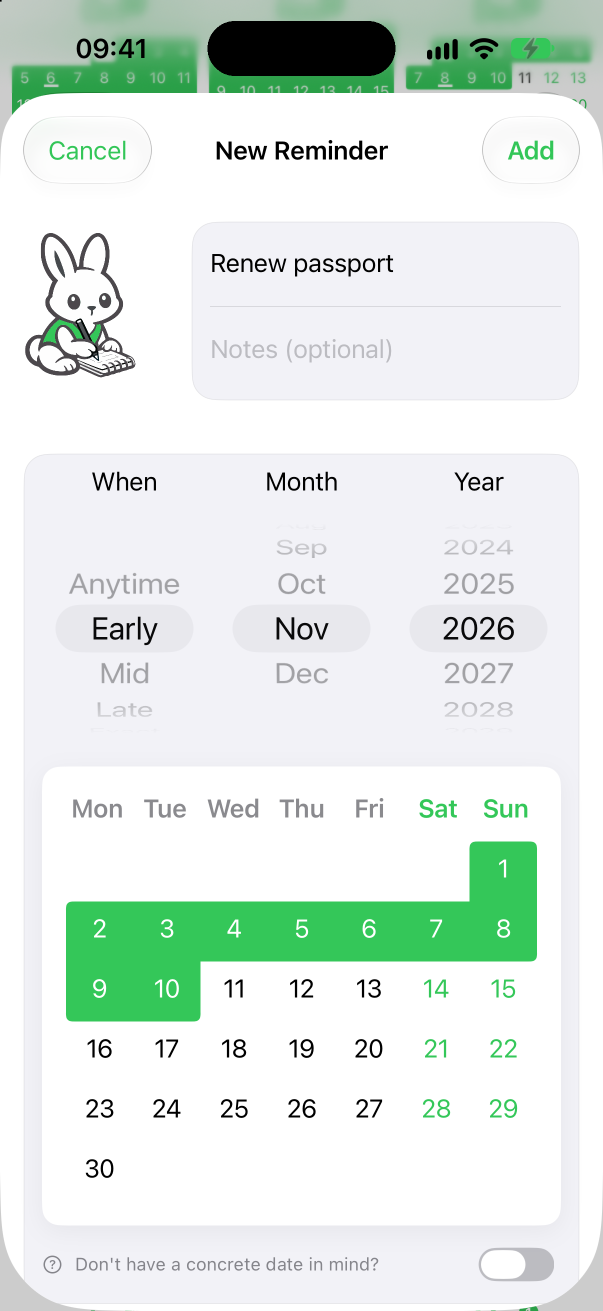
#> input picture _gen/raw/create-approx.png, 1206 x 2622 px (shown at 1/2 size); its folder holds only this picture in this run
$ python frame_web.py
#> lines starting #> are read from the running program, lines starting #| are printed output that depends on the picture; after the words box and inside, x2 and y2 are one past the last pixel; in counts of white or black regions, pixels touching at a corner belong together
#!/usr/bin/env python3
"""Frame the raw simulator captures in _gen/raw/ in an iPhone shell and export WebP to
assets/guides/. Shell geometry copied from AlarmPlanner's website/_gen/frame_web.py (the
version whose side buttons don't clip). Raw captures: iPhone 17 sim, 1206x2622, light mode,
status bar overridden to 9:41. The Dynamic Island + camera is painted on at framing time (see
paint_island). Run: python3 _gen/frame_web.py"""
import os
from PIL import Image, ImageDraw

HERE = os.path.dirname(os.path.abspath(__file__))
RAW = os.path.join(HERE, "raw")
OUT = os.path.join(HERE, "..", "assets", "guides")
FINAL = (640, 1384)          # keeps the 1206x2622 capture's aspect inside the shell
SCREEN_R_RATIO, BEZEL_RATIO, RIM_RATIO = 0.145, 0.030, 0.011
RIM_COLOR = (0x2C, 0x2C, 0x2D, 255)

# Dynamic Island in the raw 1206x2622 capture. simctl screenshots often omit it, and the simulator
# never draws the camera, so both are painted here: a black pill plus the front camera at its
# right end (a dark lens with a faint ring and a small blue-violet glint, as on a real iPhone).
ISLAND = (415, 42, 790, 151)

def paint_island(img):
    img = img.convert("RGB")
#> img is the input picture: PIL image 1206x2622 RGB; mean R, G, B 224, 234.8, 228.6
    x0, y0, x1, y1 = ISLAND
    h = y1 - y0
    ImageDraw.Draw(img).rounded_rectangle(ISLAND, radius=h // 2, fill=(0, 0, 0))
    k = 4                                            # draw the lens at 4x, then downsample: smooth edges
    box = (x1 - h, y0, x1, y1)                       # square at the island's right end
    layer = Image.new("RGBA", (h * k, h * k), (0, 0, 0, 0))
#> layer: PIL image 436x436 RGBA; every value is 0
    d = ImageDraw.Draw(layer)
    c = h * k / 2
    def circ(r, fill): d.ellipse([c - r, c - r, c + r, c + r], fill=fill)
    R = h * k * 0.19
    circ(R, (26, 26, 33, 255))                       # outer ring
    circ(R * 0.78, (10, 10, 16, 255))                # lens body
    circ(R * 0.42, (16, 18, 34, 255))                # inner glass
    d.ellipse([c - R * 0.36, c - R * 0.40, c - R * 0.08, c - R * 0.12], fill=(58, 66, 120, 180))  # glint
    lens = layer.resize((h, h), Image.LANCZOS)
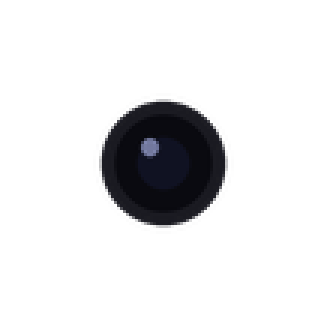
#> lens: PIL image 109x109 RGBA (shown 3 times larger); mean R, G, B, A 2.3, 2.3, 3.4, 28.8; transparent parts drawn white
    img.paste(lens, box[:2], lens)
    return img

def shell_with_buttons(img):
    img = img.convert("RGBA")
#> img: PIL image 1206x2622 RGBA
    sw, height = img.size
#> sw = 1206; height = 2622
    scr_r = int(sw * SCREEN_R_RATIO); bez = max(6, int(sw * BEZEL_RATIO))
#> after `scr_r = int(sw * SCREEN_R_RATIO)`: scr_r = 174
#> after `bez = max(6, int(sw * BEZEL_RATIO))`: bez = 36
    rimw = max(2, int(sw * RIM_RATIO)); bwid = max(3, rimw * 2)
#> after `rimw = max(2, int(sw * RIM_RATIO))`: rimw = 13
#> after `bwid = max(3, rimw * 2)`: bwid = 26
    fw, fh = sw + (bez + rimw) * 2, height + (bez + rimw) * 2
#> fw = 1304; fh = 2720
    W, H = fw + bwid * 2, fh
#> W = 1356; H = 2720
    ox = bwid
#> ox = 26
    out = Image.new("RGBA", (W, H), (0, 0, 0, 0))
#> out: PIL image 1356x2720 RGBA; every value is 0
    d = ImageDraw.Draw(out)
    unit = fh / 100
#> unit = 27.2
    for y0, y1 in [(20, 26), (30, 40), (42, 52)]:
        d.rounded_rectangle([2, int(unit * y0), ox + 2, int(unit * y1)], radius=bwid // 2, fill=RIM_COLOR)
    d.rounded_rectangle([ox + fw - 2, int(unit * 33), W - 2, int(unit * 50)], radius=bwid // 2, fill=RIM_COLOR)
    d.rounded_rectangle([(ox, 0), (ox + fw - 1, fh - 1)], radius=scr_r + bez + rimw, fill=RIM_COLOR)
    d.rounded_rectangle([(ox + rimw, rimw), (ox + fw - rimw - 1, fh - rimw - 1)], radius=scr_r + bez, fill=(8, 8, 10, 255))
    m = Image.new("L", img.size, 0)
#> m: PIL image 1206x2622 L; every value is 0
    ImageDraw.Draw(m).rounded_rectangle([(0, 0), img.size], radius=scr_r, fill=255)
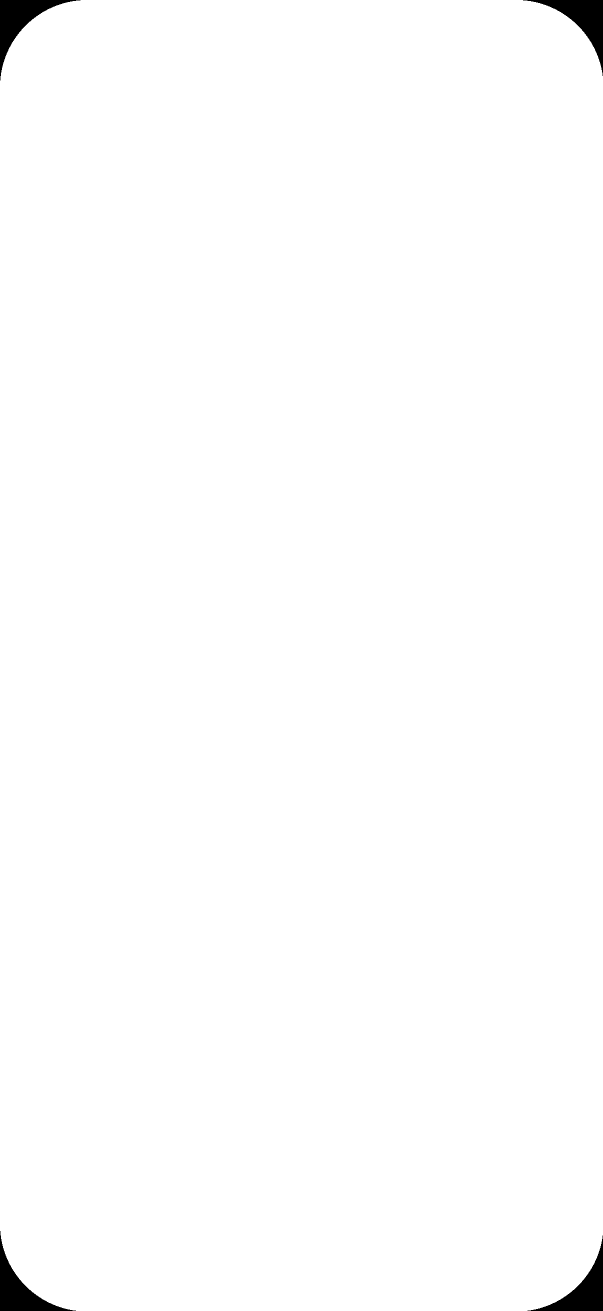
#> m: PIL image 1206x2622 L (shown at 1/2 size); 99.2% white; 4 black regions, box (x1, y1, x2, y2) and area: (0, 0, 161, 161) 6547, (1046, 0, 1206, 152) 6386, (0, 2462, 152, 2622) 6386, (1055, 2471, 1206, 2622) 6226
    img.putalpha(m)
    out.paste(img, (ox + bez + rimw, bez + rimw), img)
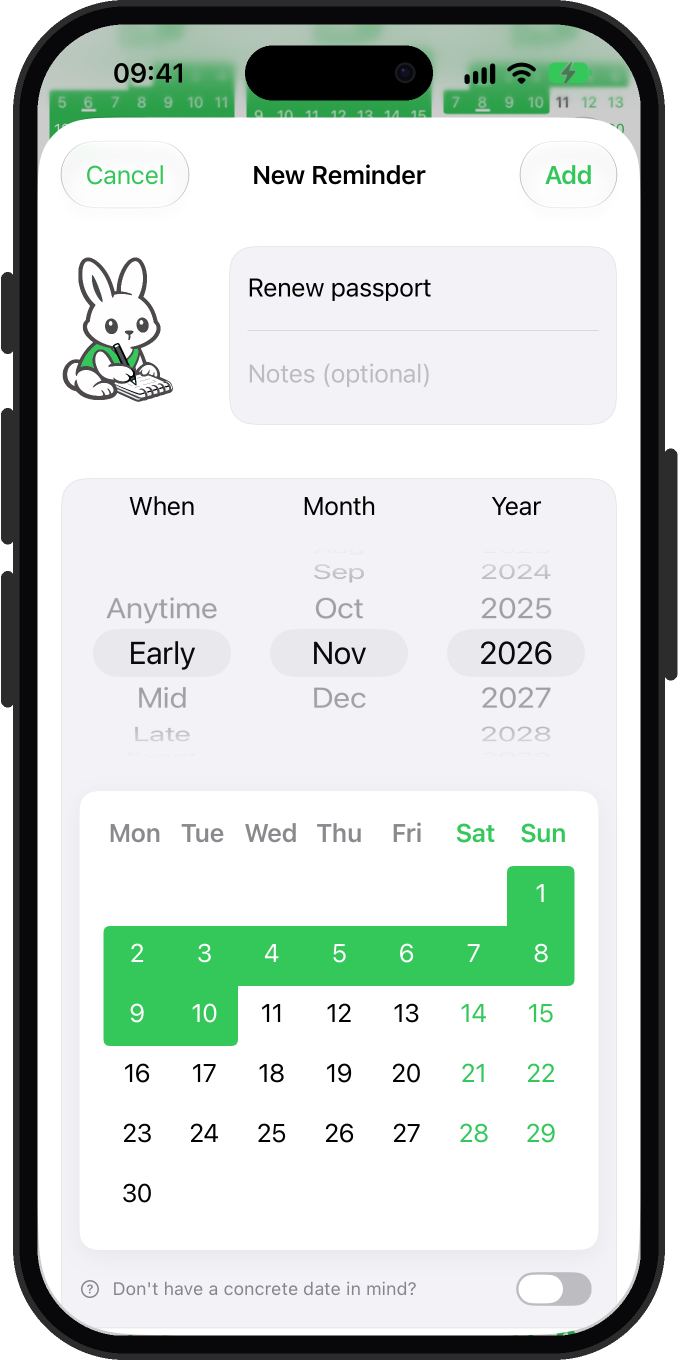
#> out: PIL image 1356x2720 RGBA (shown at 1/2 size); mean R, G, B, A 192.8, 202, 196.9, 244.2; transparent parts drawn white
    return out

if __name__ == "__main__":
    os.makedirs(OUT, exist_ok=True)
    for f in sorted(os.listdir(RAW)):
        if not f.endswith(".png"): continue
        framed = shell_with_buttons(paint_island(Image.open(os.path.join(RAW, f))))
        w = FINAL[0]; h = round(framed.size[1] * w / framed.size[0])
#> after `h = round(framed.size[1] * w / framed.size[0])`: h = 1284
        framed = framed.resize((w, h), Image.LANCZOS)
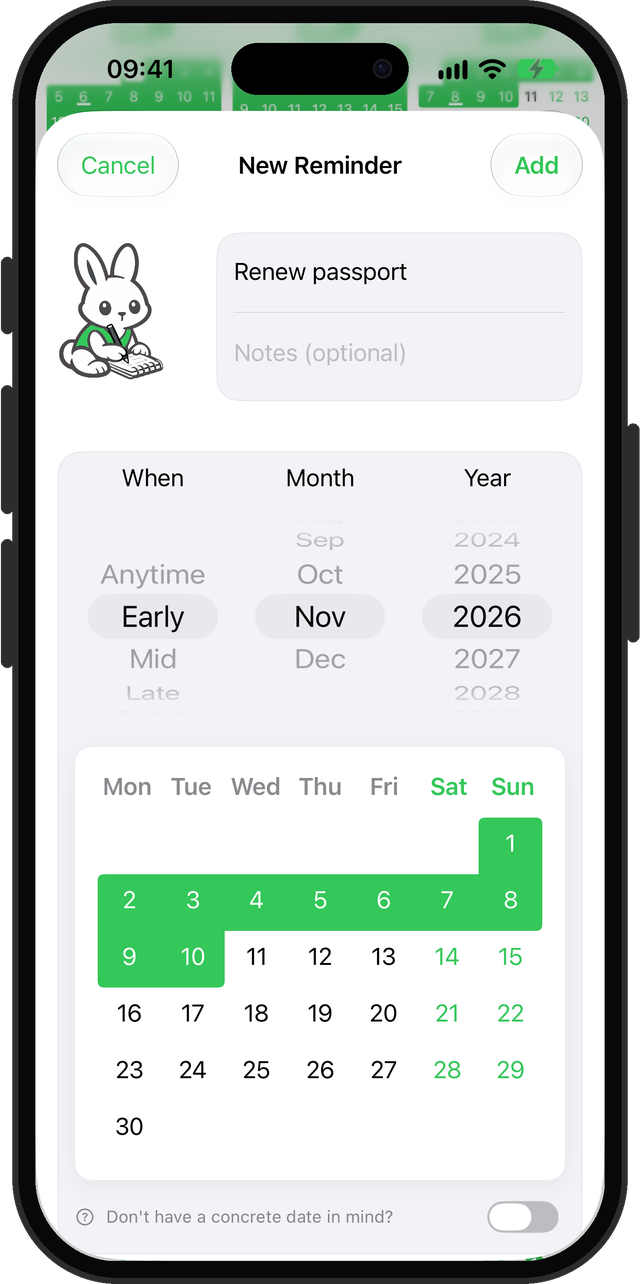
#> framed: PIL image 640x1284 RGBA; mean R, G, B, A 193, 202.3, 197.1, 244.2; transparent parts drawn white
        path = os.path.join(OUT, f.replace(".png", ".webp"))
        framed.save(path, "WEBP", quality=82, method=6)
        print(f"{os.path.basename(path)}  {w}x{h}  {os.path.getsize(path)//1024}KB")
#| create-approx.webp  640x1284  37KB

$ run again, on _gen/raw/month.png
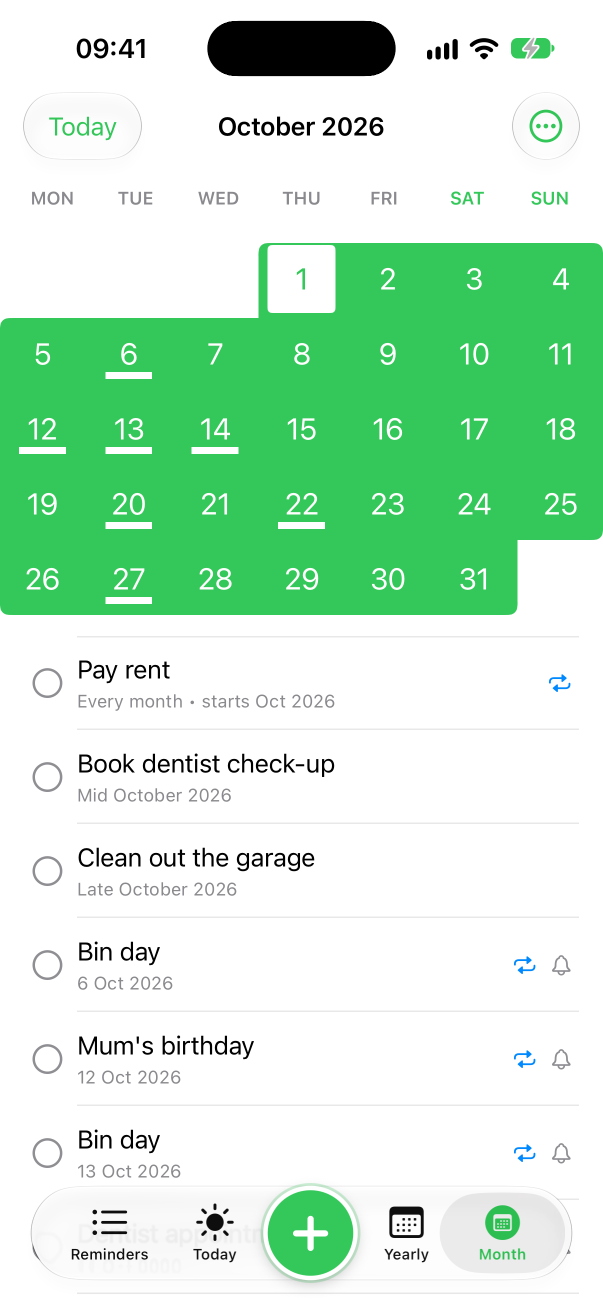
#> input picture _gen/raw/month.png, 1206 x 2622 px (shown at 1/2 size)
#> in paint_island, img is the input picture: PIL image 1206x2622 RGB; mean R, G, B 197.4, 233.6, 206.7
#> layer: PIL image 436x436 RGBA; every value is 0
#> in shell_with_buttons, `out.paste(img, (ox + bez + rimw, bez + rimw), img)`:
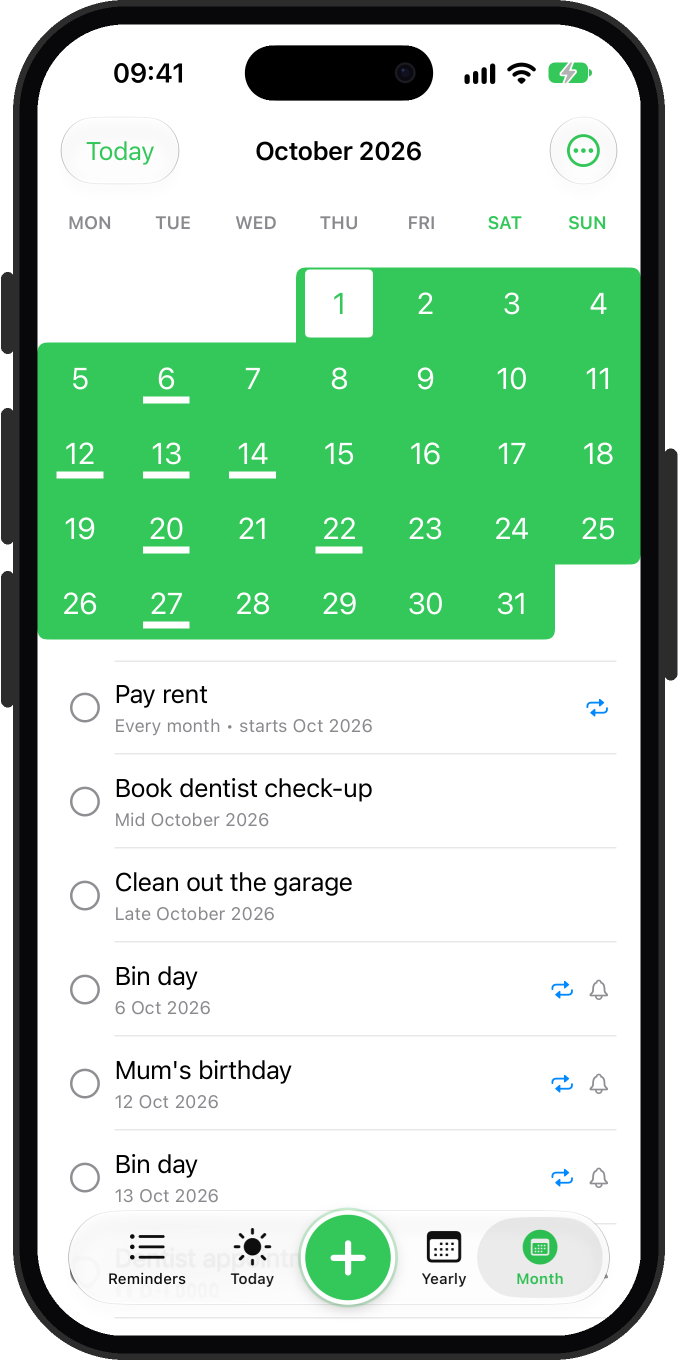
#> out: PIL image 1356x2720 RGBA (shown at 1/2 size); mean R, G, B, A 169.6, 200.6, 177.7, 244.2; transparent parts drawn white
#> `framed = framed.resize((w, h), Image.LANCZOS)`:
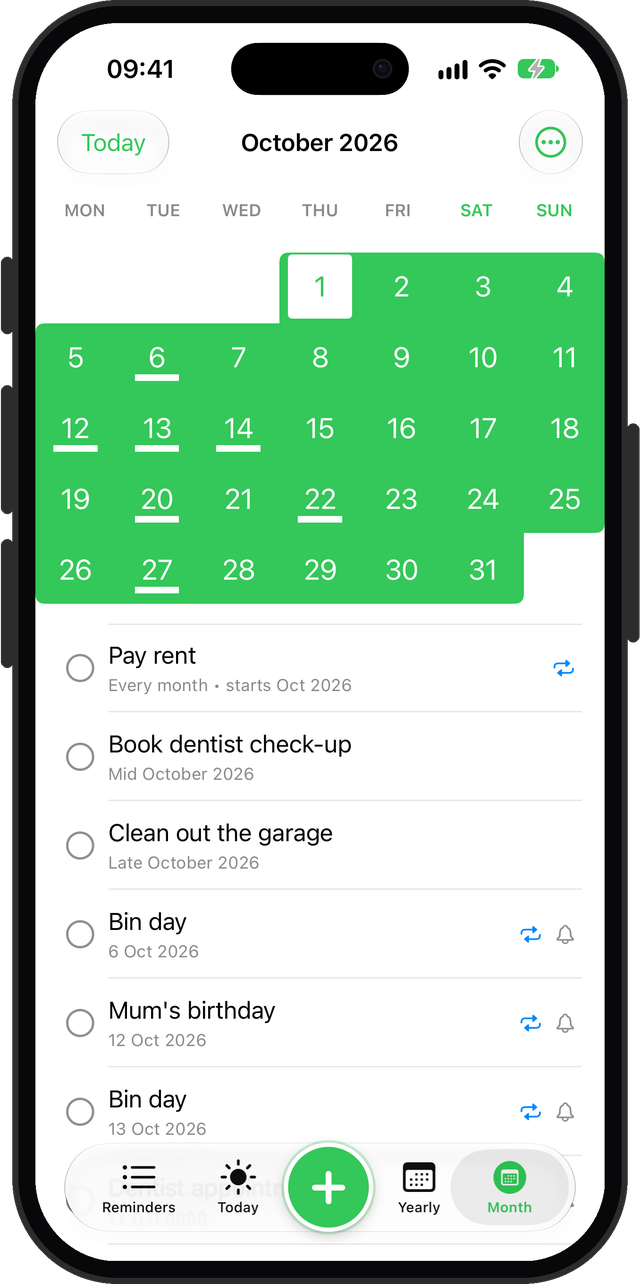
#> framed: PIL image 640x1284 RGBA; mean R, G, B, A 169.7, 200.8, 177.8, 244.2; transparent parts drawn white
#| month.webp  640x1284  41KB

$ run again, on _gen/raw/someday-orange.png
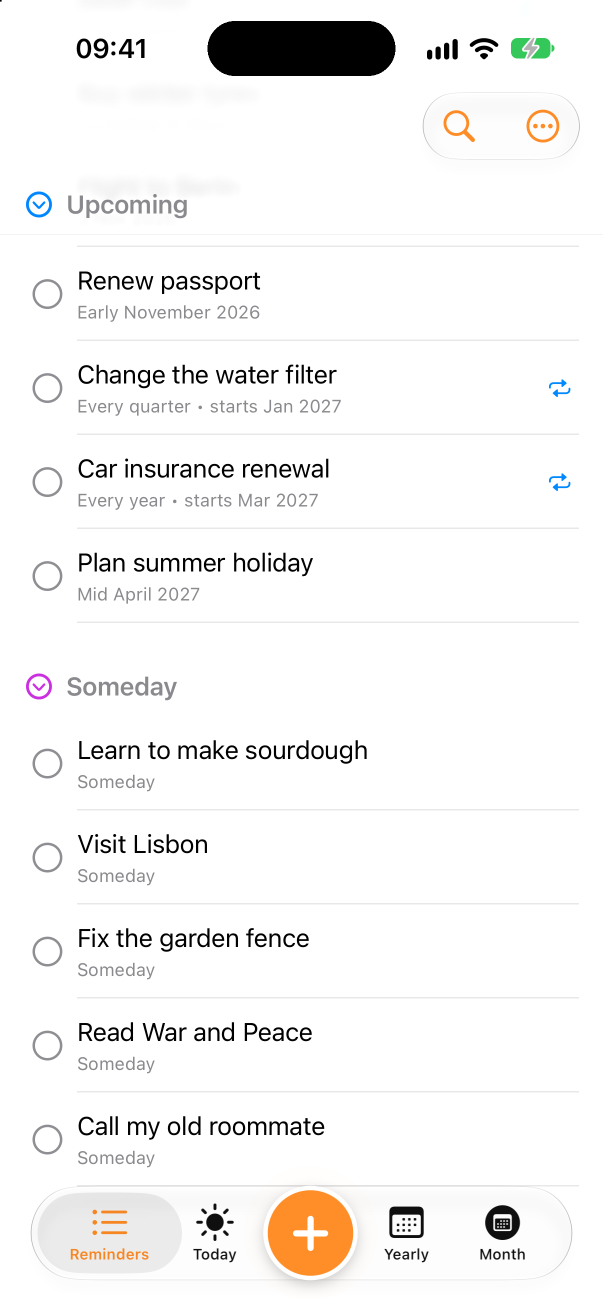
#> input picture _gen/raw/someday-orange.png, 1206 x 2622 px (shown at 1/2 size)
#> in paint_island, img is the input picture: PIL image 1206x2622 RGB; mean R, G, B 245.1, 244.3, 243.6
#> layer: PIL image 436x436 RGBA; every value is 0
#> in shell_with_buttons, `out.paste(img, (ox + bez + rimw, bez + rimw), img)`:
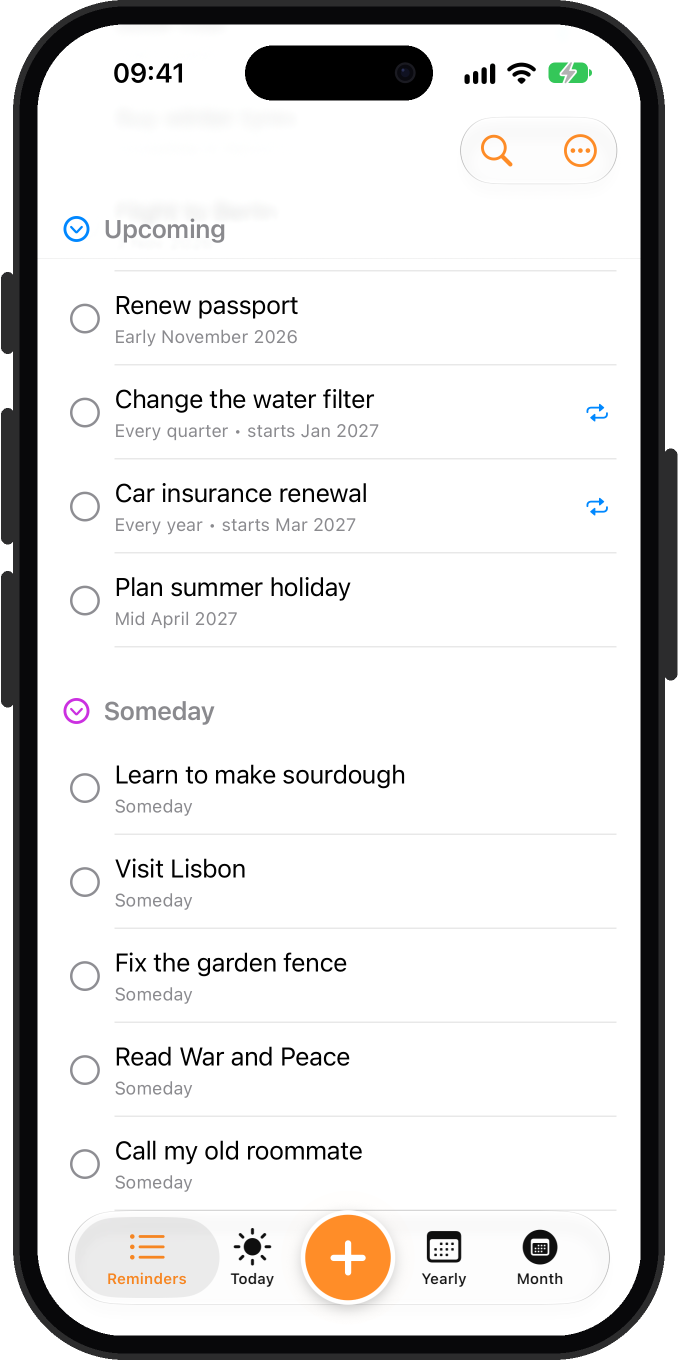
#> out: PIL image 1356x2720 RGBA (shown at 1/2 size); mean R, G, B, A 210.5, 209.8, 209.3, 244.2; transparent parts drawn white
#> `framed = framed.resize((w, h), Image.LANCZOS)`:
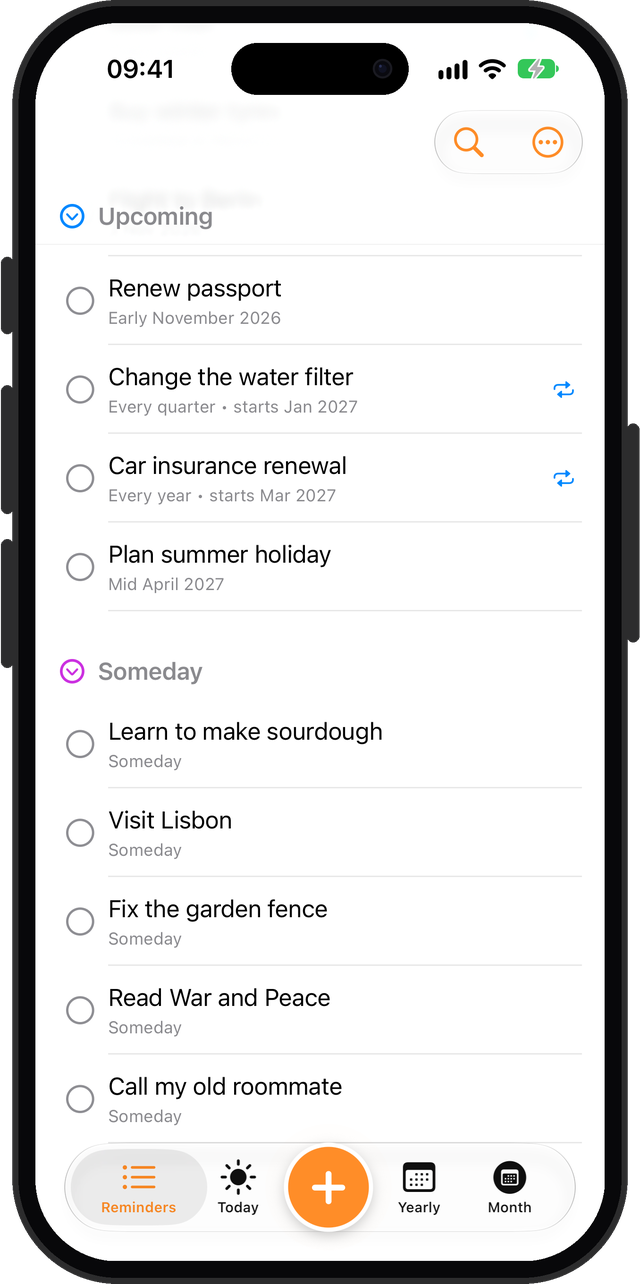
#> framed: PIL image 640x1284 RGBA; mean R, G, B, A 210.7, 210, 209.5, 244.2; transparent parts drawn white
#| someday-orange.webp  640x1284  39KB
